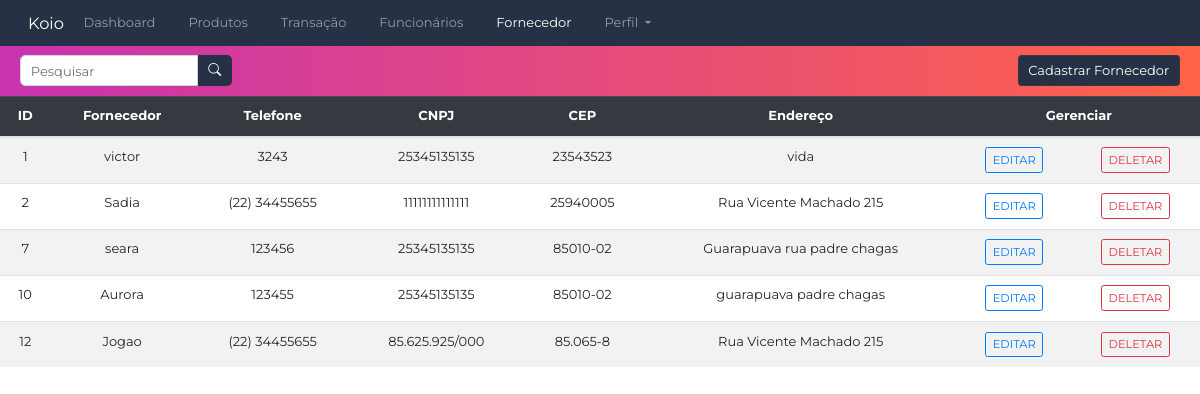
Before: /telainicial/fornecedor/ (signed in) with the older database file.
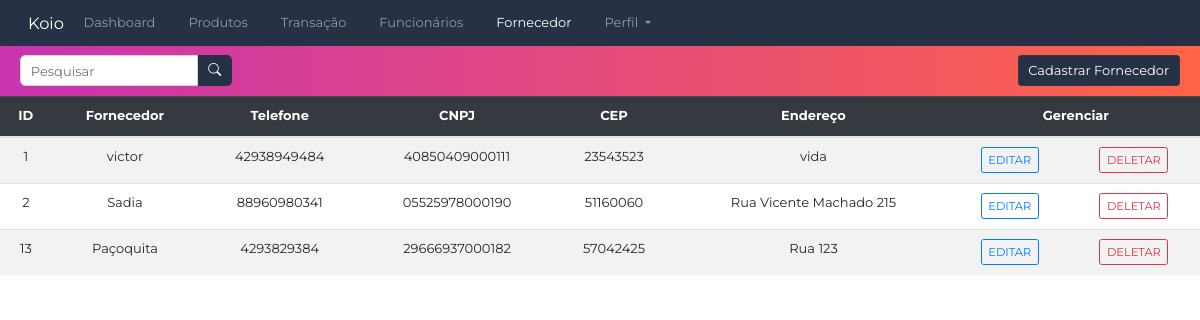
After: the same page with the newer database file.
### Fornecedores/models.py (models this page shows, shortened)
class Fornecedor(models.Model):
    idFornecedor = models.AutoField(primary_key=True)
    nomeFornecedor = models.CharField(max_length=30, validators = [valida_texto], unique=True)
    endereco = models.CharField(max_length=30)
    telefone = models.CharField(max_length=20)
    cep = models.CharField(max_length=8)
    cnpj = models.CharField(max_length=14)

### Fornecedores/views.py (the view)
# urls.py: path('',fornecedor_view, name = "fornecedor_view"),
def fornecedor_view(request):
    if(verifica_login(request)):
        fornecedores = Fornecedor.objects.all()
        fornecedorForm = FornecedorForm()
        return render(request,"fornecedor.html",{"fornecedores":fornecedores, 'fornecedorForm': fornecedorForm})
    else:
        return redirect(login_view)

### Fornecedores/forms.py
class FornecedorForm(forms.ModelForm):
    class Meta:
        model = Fornecedor
        fields = ['nomeFornecedor','endereco','telefone','cep','cnpj']

### login/views.py (called while the page is built)
def verifica_login(request):
        return 'user_id' in request.session

### Fornecedores/templates/fornecedor.html (shortened to what this page needs)
{% extends 'navbar.html' %}
{% load static %}
{% block extra_css %}
<link rel="stylesheet" type="text/css" href="{% static 'css/fornecedor.css' %}">
{% endblock %}
{% block content%}
<div class="container-table">
    <div class="rectangle">
        <form class="d-flex align-items-center">
            <input class="form-control me-2 w-100" type="search" id="searchInput" placeholder="Pesquisar" aria-label="Search">
            <button class="btn btn-search" type="submit">
                <i class="bi bi-search"></i>
            </button>
        </form>
        <a href="{% url 'cadastrarFornecedor_view' %}" class="btn btn-dark ms-auto">Cadastrar Fornecedor</a>
    </div>
    <table class="table table-striped table-responsive-lg">
        <thead class="table-dark">
            <tr>
                <th scope="col">ID</th>
                <th scope="col">Fornecedor</th>
                <th scope="col">Telefone</th>
                <th scope="col">CNPJ</th>
                <th scope="col">CEP</th>
                <th scope="col">Endereço</th>
                <th scope="col" colspan="2">Gerenciar</th>
            </tr>
        </thead>
        <tbody class="fornTable">
            {% for fornecedor in fornecedores %}
                <tr>
                    <td>{{fornecedor.idFornecedor}}</td>
                    <td>{{fornecedor.nomeFornecedor}}</td>
                    <td>{{fornecedor.telefone}}</td>
                    <td>{{fornecedor.cnpj}}</td>
                    <td>{{fornecedor.cep}}</td>
                    <td>{{fornecedor.endereco}}</td>
                    <td>
                        <a href="{% url 'editarFornecedor_view' fornecedor.idFornecedor %}" class="btn btn-outline-primary btn-sm">EDITAR</a>
                    </td>
                    <td>
                        <a href="{% url 'deleteFornecedor_view' fornecedor.idFornecedor %}" class="btn btn-outline-danger btn-sm">DELETAR</a>
                    </td>
                </tr>
            {% endfor %}
        </tbody>
    </table>
</div>
{% endblock %}

Changed rows visible on the page:
removed Fornecedor: idFornecedor "7", nomeFornecedor "seara", telefone "123456", cnpj "25345135135", cep "85010-02", endereco "Guarapuava rua padre chagas"
removed Fornecedor: idFornecedor "10", nomeFornecedor "Aurora", telefone "123455", cnpj "25345135135", cep "85010-02", endereco "guarapuava padre chagas"
removed Fornecedor: idFornecedor "12", nomeFornecedor "Jogao", telefone "(22) 34455655", cnpj "85.625.925/000", cep "85.065-8", endereco "Rua Vicente Machado 215"
changed Fornecedor "victor": telefone "3243" → "42938949484"; cnpj "25345135135" → "40850409000111"
changed Fornecedor "Sadia": telefone "(22) 34455655" → "88960980341"; cnpj "11111111111111" → "05525978000190"; cep "25940005" → "51160060"
added Fornecedor: idFornecedor "13", nomeFornecedor "Paçoquita", telefone "4293829384", cnpj "29666937000182", cep "57042425", endereco "Rua 123"
